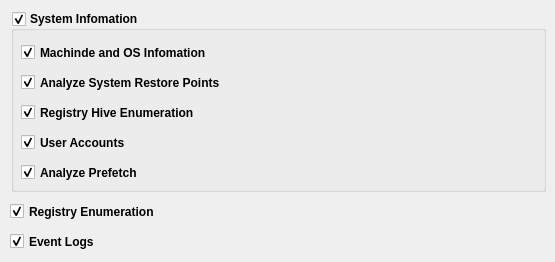
       <widget class="QWidget" name="tab_system_2">
        <property name="autoFillBackground">
         <bool>true</bool>
        </property>
        <attribute name="title">
         <string>System</string>
        </attribute>
        <widget class="QGroupBox" name="system_SystemInfomation_group_2">
         <property name="geometry">
          <rect>
           <x>11</x>
           <y>11</y>
           <width>535</width>
           <height>181</height>
          </rect>
         </property>
         <property name="font">
          <font>
           <pointsize>9</pointsize>
           <weight>75</weight>
           <bold>true</bold>
          </font>
         </property>
         <property name="title">
          <string>System Infomation</string>
         </property>
         <property name="flat">
          <bool>true</bool>
         </property>
         <property name="checkable">
          <bool>true</bool>
         </property>
         <property name="checked">
          <bool>true</bool>
         </property>
         <widget class="QCheckBox" name="checkBox_92">
          <property name="geometry">
           <rect>
            <x>10</x>
            <y>30</y>
            <width>242</width>
            <height>23</height>
           </rect>
          </property>
          <property name="text">
           <string>Machinde and OS Infomation</string>
          </property>
          <property name="checked">
           <bool>true</bool>
          </property>
         </widget>
         <widget class="QCheckBox" name="checkBox_93">
          <property name="geometry">
           <rect>
            <x>10</x>
            <y>60</y>
            <width>260</width>
            <height>23</height>
           </rect>
          </property>
          <property name="text">
           <string>Analyze System Restore Points</string>
          </property>
          <property name="checked">
           <bool>true</bool>
          </property>
         </widget>
         <widget class="QCheckBox" name="checkBox_94">
          <property name="geometry">
           <rect>
            <x>10</x>
            <y>90</y>
            <width>228</width>
            <height>23</height>
           </rect>
          </property>
          <property name="text">
           <string>Registry Hive Enumeration</string>
          </property>
          <property name="checked">
           <bool>true</bool>
          </property>
         </widget>
         <widget class="QCheckBox" name="checkBox_95">
          <property name="geometry">
           <rect>
            <x>10</x>
            <y>120</y>
            <width>134</width>
            <height>23</height>
           </rect>
          </property>
          <property name="text">
           <string>User Accounts</string>
          </property>
          <property name="checked">
           <bool>true</bool>
          </property>
         </widget>
         <widget class="QCheckBox" name="checkBox_104">
          <property name="geometry">
           <rect>
            <x>10</x>
            <y>150</y>
            <width>155</width>
            <height>23</height>
           </rect>
          </property>
          <property name="text">
           <string>Analyze Prefetch</string>
          </property>
          <property name="checked">
           <bool>true</bool>
          </property>
         </widget>
        </widget>
        <widget class="QCheckBox" name="system_EventLogs_group_2">
         <property name="geometry">
          <rect>
           <x>10</x>
           <y>230</y>
           <width>109</width>
           <height>23</height>
          </rect>
         </property>
         <property name="font">
          <font>
           <pointsize>9</pointsize>
           <weight>75</weight>
           <bold>true</bold>
          </font>
         </property>
         <property name="text">
          <string>Event Logs</string>
         </property>
         <property name="checked">
          <bool>true</bool>
         </property>
        </widget>
        <widget class="QCheckBox" name="system_RegistryEnumeration_group_2">
         <property name="geometry">
          <rect>
           <x>10</x>
           <y>200</y>
           <width>190</width>
           <height>23</height>
          </rect>
         </property>
         <property name="font">
          <font>
           <pointsize>9</pointsize>
           <weight>75</weight>
           <bold>true</bold>
          </font>
         </property>
         <property name="text">
          <string>Registry Enumeration</string>
         </property>
         <property name="checked">
          <bool>true</bool>
         </property>
        </widget>
       </widget>
